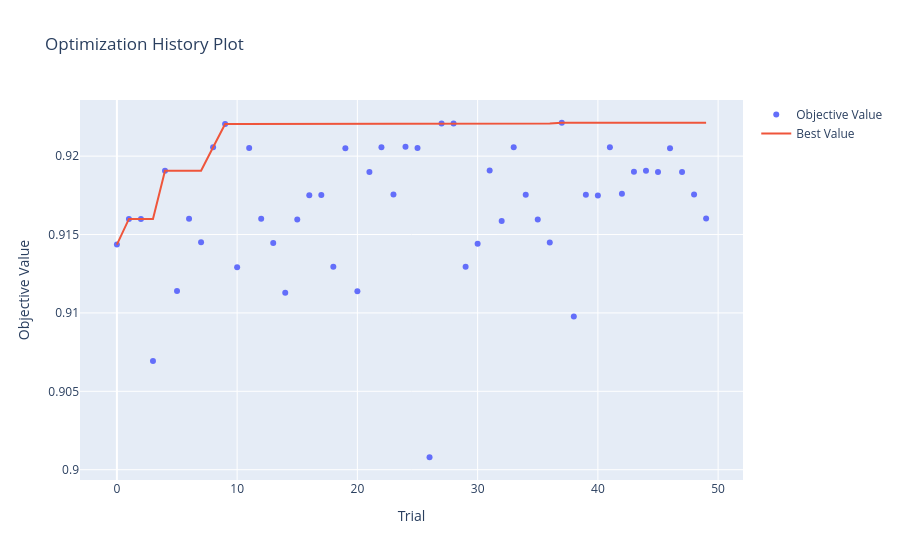

Notebook code cell kept with this figure:
### Code cell
%%time
# 5.3 - Hyperparameter tuning with Optuna
def objective(trial):
    params = {
        'n_estimators': trial.suggest_int('n_estimators', 100, 500),
        'max_depth': trial.suggest_int('max_depth', 3, 10),
        'learning_rate': trial.suggest_float('learning_rate', 0.01, 0.3),
        'subsample': trial.suggest_float('subsample', 0.6, 1.0),
        'colsample_bytree': trial.suggest_float('colsample_bytree', 0.6, 1.0),
        'use_label_encoder': False,
        'eval_metric': 'mlogloss',
        'random_state': 42
    }
    model = XGBClassifier(**params)
    score = cross_val_score(model, X_res, y_res, cv=StratifiedKFold(5, shuffle=True, random_state=42), scoring='f1_macro').mean()
    return score

study = optuna.create_study(direction='maximize')
study.optimize(objective, n_trials=50, show_progress_bar=False)
print("Best params:", study.best_params)
print("Best F1-macro:", study.best_value)

optuna.visualization.plot_optimization_history(study).show()

### Figure 1 — Plotly figure (JSON) as saved in the notebook; plotly's stock layout.template omitted (floating-point values rounded to 4 significant figures)
{"data": [{"mode": "markers", "name": "Objective Value", "type": "scatter", "x": [0, 1, 2, 3, 4, 5, 6, 7, 8, 9, 10, 11, 12, 13, 14, 15, 16, 17, 18, 19, 20, 21, 22, 23, 24, 25, 26, 27, 28, 29, 30, 31, 32, 33, 34, 35, 36, 37, 38, 39, 40, 41, 42, 43, 44, 45, 46, 47, 48, 49], "y": [0.9144, 0.916, 0.916, 0.9069, 0.9191, 0.9114, 0.916, 0.9145, 0.9206, 0.922, 0.9129, 0.9205, 0.916, 0.9145, 0.9113, 0.916, 0.9175, 0.9175, 0.9129, 0.9205, 0.9114, 0.919, 0.9206, 0.9175, 0.9206, 0.9205, 0.9008, 0.9221, 0.9221, 0.913, 0.9144, 0.9191, 0.9159, 0.9206, 0.9175, 0.916, 0.9145, 0.9221, 0.9098, 0.9175, 0.9175, 0.9206, 0.9176, 0.919, 0.9191, 0.919, 0.9205, 0.919, 0.9176, 0.916]}, {"mode": "lines", "name": "Best Value", "type": "scatter", "x": [0, 1, 2, 3, 4, 5, 6, 7, 8, 9, 10, 11, 12, 13, 14, 15, 16, 17, 18, 19, 20, 21, 22, 23, 24, 25, 26, 27, 28, 29, 30, 31, 32, 33, 34, 35, 36, 37, 38, 39, 40, 41, 42, 43, 44, 45, 46, 47, 48, 49], "y": [0.9144, 0.916, 0.916, 0.916, 0.9191, 0.9191, 0.9191, 0.9191, 0.9206, 0.922, 0.922, 0.922, 0.922, 0.922, 0.922, 0.922, 0.922, 0.922, 0.922, 0.922, 0.922, 0.922, 0.922, 0.922, 0.922, 0.922, 0.922, 0.9221, 0.9221, 0.9221, 0.9221, 0.9221, 0.9221, 0.9221, 0.9221, 0.9221, 0.9221, 0.9221, 0.9221, 0.9221, 0.9221, 0.9221, 0.9221, 0.9221, 0.9221, 0.9221, 0.9221, 0.9221, 0.9221, 0.9221]}, {"marker": {"color": "#cccccc"}, "mode": "markers", "name": "Infeasible Trial", "showlegend": false, "type": "scatter", "x": [], "y": []}], "layout": {"title": {"text": "Optimization History Plot"}, "xaxis": {"title": {"text": "Trial"}}, "yaxis": {"title": {"text": "Objective Value"}}}}
